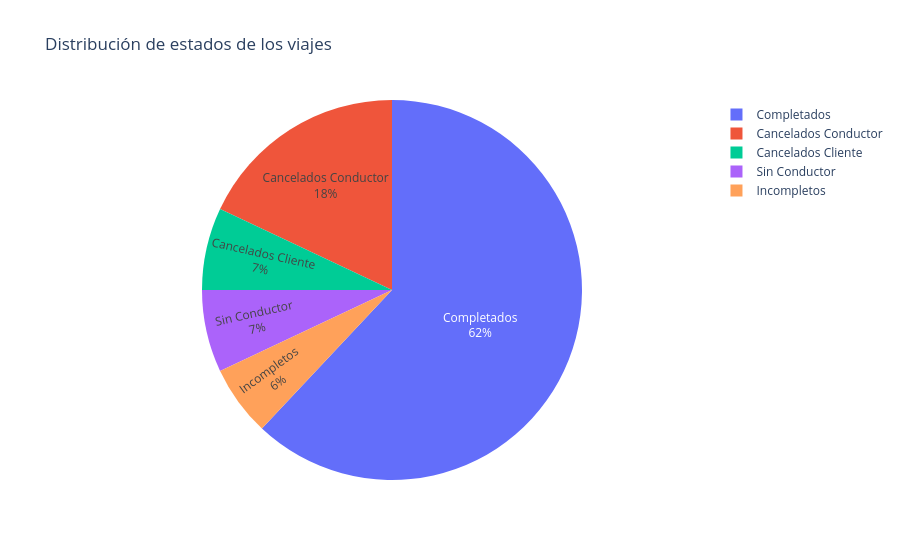

Notebook source saved alongside this figure:
### Code cell
kpi_pie = pd.DataFrame({
    "estatus": [
        "Completados",
        "Cancelados Cliente",
        "Cancelados Conductor",
        "Sin Conductor",
        "Incompletos"
    ],
    "cantidad": [
        kpis_generales["completed_bookings"][0],
        kpis_generales["cancelled_by_customer"][0],
        kpis_generales["cancelled_by_driver"][0],
        kpis_generales["no_driver_found"][0],
        kpis_generales["incomplete_bookings"][0]
    ]
})

fig_kpis = px.pie(
    kpi_pie,
    names="estatus",
    values="cantidad",
    title="Distribución de estados de los viajes"
)

fig_kpis.update_traces(
    textposition="inside",
    textinfo="percent+label"
)

fig_kpis.show()

### Figure 1 — Plotly figure (JSON) as saved in the notebook; plotly's stock layout.template omitted (floating-point values rounded to 4 significant figures)
{"data": [{"domain": {"x": [0, 1], "y": [0, 1]}, "hovertemplate": "estatus=%{label}<br>cantidad=%{value}<extra></extra>", "labels": ["Completados", "Cancelados Cliente", "Cancelados Conductor", "Sin Conductor", "Incompletos"], "legendgroup": "", "name": "", "showlegend": true, "textinfo": "percent+label", "textposition": "inside", "type": "pie", "values": [93000, 10500, 27000, 10500, 9000]}], "layout": {"legend": {"tracegroupgap": 0}, "title": {"text": "Distribución de estados de los viajes"}}}
